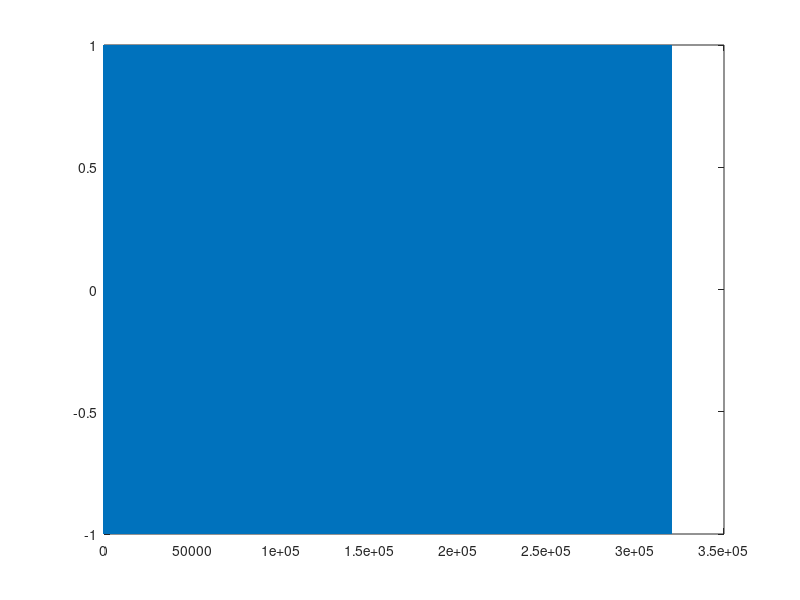
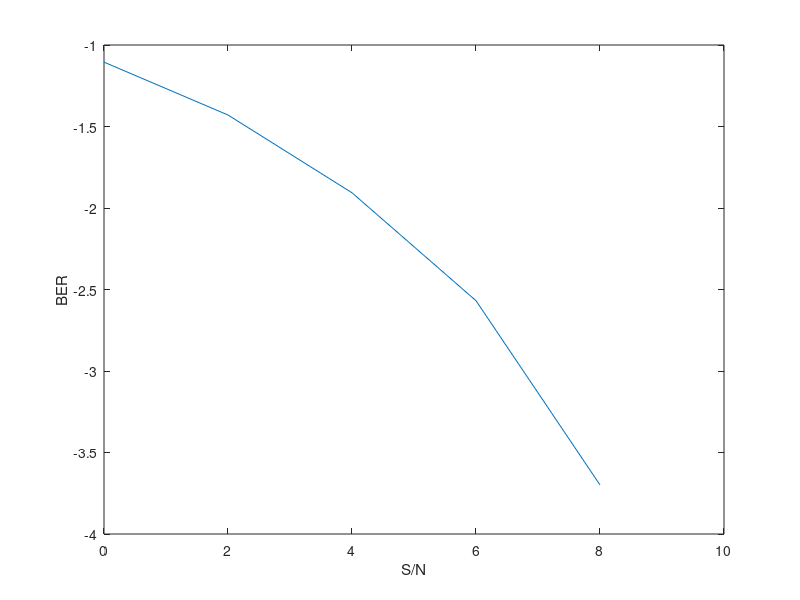

Here is the MATLAB script that generated these plots, in order:
clear;

%------Random 0&1 signal------
N= 10000;
Signal = randi([0 1],1,N);
sig_data = Signal;

%------NRZ NUMBER------
for i = 1:N
    if Signal(i) ==0
        Signal(i) = -1;
    else
        Signal(i) = 1;
    end
end

%------Resamble------
for m = 1:N
    for n = 1:32
        signal(32*(m-1)+n) = Signal(m);
    end
end

%------module------
f0 =2;
fs = 32;
t = 0:f0/fs:1-1/fs;
Carrier = cos(t*2*pi);

for k = 1:2*N
    signal(16*(k-1)+1:16*k) = signal(16*(k-1)+1:16*k).*Carrier;
end
figure
plot(signal)
%------Transmit------
K = 0 :0.2:1;
for x = 1:length(K)
    Sigma(x) = sqrt(0.25*32/(10^K(x)));
    Noise(x,:) = normrnd(0,Sigma(x),1,32*N);
    Tsig(x,:) = signal+Noise(x,:);
end

% SNR = 10;
% Tsig = awgn(signal,SNR,'measured','dB');
% Tsig = signal;


% -------FFT------
for j = 1:length(K)
    for r = 1:N
        Rsig(32*(r-1)+1:32*r) = fft(Tsig(j,32*(r-1)+1:32*r));
        if real(Rsig(32*(r-1)+3)) < 0
            det(j,r) = 0;
        else
            det(j,r) = 1;
        end
    end
%     figure
%     plot(real(Rsig));
    Result(j,:) = xor(sig_data,det(j,:));
    BER(j) = sum(Result(j,:))/N;
end
figure
plot(10*K,log10(BER));
xlabel('S/N');
ylabel('BER');

